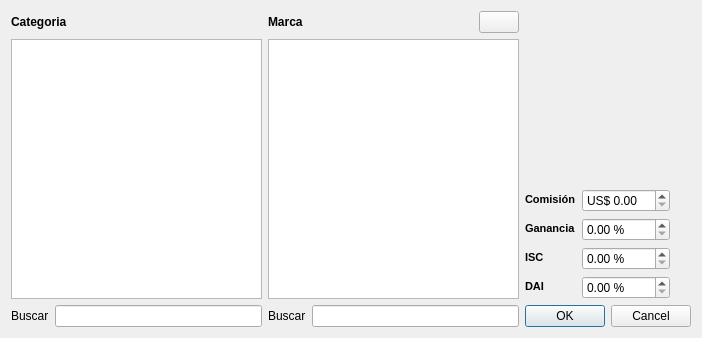
<?xml version="1.0" encoding="UTF-8"?>
<ui version="4.0">
 <class>frmArticlesNew</class>
 <widget class="QDialog" name="frmArticlesNew">
  <property name="geometry">
   <rect>
    <x>0</x>
    <y>0</y>
    <width>702</width>
    <height>338</height>
   </rect>
  </property>
  <property name="windowTitle">
   <string>Añadir Articulos</string>
  </property>
  <layout class="QGridLayout" name="gridLayout">
   <item row="0" column="0">
    <widget class="QLabel" name="label_5">
     <property name="sizePolicy">
      <sizepolicy hsizetype="Preferred" vsizetype="Fixed">
       <horstretch>0</horstretch>
       <verstretch>0</verstretch>
      </sizepolicy>
     </property>
     <property name="text">
      <string>&lt;b&gt;Categoria&lt;/b&gt;</string>
     </property>
    </widget>
   </item>
   <item row="0" column="1">
    <layout class="QHBoxLayout" name="horizontalLayout_3">
     <item>
      <widget class="QLabel" name="label_6">
       <property name="sizePolicy">
        <sizepolicy hsizetype="Preferred" vsizetype="Fixed">
         <horstretch>0</horstretch>
         <verstretch>0</verstretch>
        </sizepolicy>
       </property>
       <property name="text">
        <string>&lt;b&gt;Marca&lt;/b&gt;</string>
       </property>
      </widget>
     </item>
     <item>
      <widget class="QPushButton" name="btnAgregarMarca">
       <property name="sizePolicy">
        <sizepolicy hsizetype="Fixed" vsizetype="Fixed">
         <horstretch>0</horstretch>
         <verstretch>0</verstretch>
        </sizepolicy>
       </property>
       <property name="toolTip">
        <string>Agregar Marca</string>
       </property>
       <property name="text">
        <string/>
       </property>
       <property name="icon">
        <iconset resource="res.qrc">
         <normaloff>:/icons/res/list-add.png</normaloff>:/icons/res/list-add.png</iconset>
       </property>
      </widget>
     </item>
    </layout>
   </item>
   <item row="0" column="2" rowspan="2">
    <layout class="QFormLayout" name="formLayout">
     <property name="fieldGrowthPolicy">
      <enum>QFormLayout::ExpandingFieldsGrow</enum>
     </property>
     <item row="1" column="0">
      <widget class="QLabel" name="label">
       <property name="text">
        <string>&lt;!DOCTYPE HTML PUBLIC &quot;-//W3C//DTD HTML 4.0//EN&quot; &quot;http://www.w3.org/TR/REC-html40/strict.dtd&quot;&gt;
&lt;html&gt;&lt;head&gt;&lt;meta name=&quot;qrichtext&quot; content=&quot;1&quot; /&gt;&lt;style type=&quot;text/css&quot;&gt;
p, li { white-space: pre-wrap; }
&lt;/style&gt;&lt;/head&gt;&lt;body style=&quot; font-family:'Sans Serif'; font-size:10pt; font-weight:400; font-style:normal;&quot;&gt;
&lt;p style=&quot; margin-top:0px; margin-bottom:0px; margin-left:0px; margin-right:0px; -qt-block-indent:0; text-indent:0px;&quot;&gt;&lt;span style=&quot; font-family:'MS Shell Dlg 2'; font-size:8pt; font-weight:600;&quot;&gt;Comisión&lt;/span&gt;&lt;/p&gt;&lt;/body&gt;&lt;/html&gt;</string>
       </property>
      </widget>
     </item>
     <item row="3" column="0">
      <widget class="QLabel" name="label_3">
       <property name="sizePolicy">
        <sizepolicy hsizetype="Preferred" vsizetype="Preferred">
         <horstretch>0</horstretch>
         <verstretch>0</verstretch>
        </sizepolicy>
       </property>
       <property name="text">
        <string>&lt;!DOCTYPE HTML PUBLIC &quot;-//W3C//DTD HTML 4.0//EN&quot; &quot;http://www.w3.org/TR/REC-html40/strict.dtd&quot;&gt;
&lt;html&gt;&lt;head&gt;&lt;meta name=&quot;qrichtext&quot; content=&quot;1&quot; /&gt;&lt;style type=&quot;text/css&quot;&gt;
p, li { white-space: pre-wrap; }
&lt;/style&gt;&lt;/head&gt;&lt;body style=&quot; font-family:'Sans Serif'; font-size:10pt; font-weight:400; font-style:normal;&quot;&gt;
&lt;p style=&quot; margin-top:0px; margin-bottom:0px; margin-left:0px; margin-right:0px; -qt-block-indent:0; text-indent:0px;&quot;&gt;&lt;span style=&quot; font-family:'MS Shell Dlg 2'; font-size:8pt; font-weight:600;&quot;&gt;ISC&lt;/span&gt;&lt;/p&gt;&lt;/body&gt;&lt;/html&gt;</string>
       </property>
      </widget>
     </item>
     <item row="4" column="0">
      <widget class="QLabel" name="label_2">
       <property name="text">
        <string>&lt;!DOCTYPE HTML PUBLIC &quot;-//W3C//DTD HTML 4.0//EN&quot; &quot;http://www.w3.org/TR/REC-html40/strict.dtd&quot;&gt;
&lt;html&gt;&lt;head&gt;&lt;meta name=&quot;qrichtext&quot; content=&quot;1&quot; /&gt;&lt;style type=&quot;text/css&quot;&gt;
p, li { white-space: pre-wrap; }
&lt;/style&gt;&lt;/head&gt;&lt;body style=&quot; font-family:'Sans Serif'; font-size:10pt; font-weight:400; font-style:normal;&quot;&gt;
&lt;p style=&quot; margin-top:0px; margin-bottom:0px; margin-left:0px; margin-right:0px; -qt-block-indent:0; text-indent:0px;&quot;&gt;&lt;span style=&quot; font-family:'MS Shell Dlg 2'; font-size:8pt; font-weight:600;&quot;&gt;DAI&lt;/span&gt;&lt;/p&gt;&lt;/body&gt;&lt;/html&gt;</string>
       </property>
      </widget>
     </item>
     <item row="0" column="0" colspan="2">
      <spacer name="verticalSpacer">
       <property name="orientation">
        <enum>Qt::Vertical</enum>
       </property>
       <property name="sizeHint" stdset="0">
        <size>
         <width>20</width>
         <height>40</height>
        </size>
       </property>
      </spacer>
     </item>
     <item row="2" column="0">
      <widget class="QLabel" name="label_4">
       <property name="text">
        <string>&lt;!DOCTYPE HTML PUBLIC &quot;-//W3C//DTD HTML 4.0//EN&quot; &quot;http://www.w3.org/TR/REC-html40/strict.dtd&quot;&gt;
&lt;html&gt;&lt;head&gt;&lt;meta name=&quot;qrichtext&quot; content=&quot;1&quot; /&gt;&lt;style type=&quot;text/css&quot;&gt;
p, li { white-space: pre-wrap; }
&lt;/style&gt;&lt;/head&gt;&lt;body style=&quot; font-family:'Sans Serif'; font-size:10pt; font-weight:400; font-style:normal;&quot;&gt;
&lt;p style=&quot; margin-top:0px; margin-bottom:0px; margin-left:0px; margin-right:0px; -qt-block-indent:0; text-indent:0px;&quot;&gt;&lt;span style=&quot; font-family:'MS Shell Dlg 2'; font-size:8pt; font-weight:600;&quot;&gt;Ganancia&lt;/span&gt;&lt;/p&gt;&lt;/body&gt;&lt;/html&gt;</string>
       </property>
      </widget>
     </item>
     <item row="1" column="1">
      <widget class="QDoubleSpinBox" name="sbComission">
       <property name="minimumSize">
        <size>
         <width>88</width>
         <height>0</height>
        </size>
       </property>
       <property name="prefix">
        <string>US$ </string>
       </property>
      </widget>
     </item>
     <item row="2" column="1">
      <widget class="QDoubleSpinBox" name="sbProfit">
       <property name="minimumSize">
        <size>
         <width>88</width>
         <height>0</height>
        </size>
       </property>
       <property name="suffix">
        <string> %</string>
       </property>
      </widget>
     </item>
     <item row="3" column="1">
      <widget class="QDoubleSpinBox" name="sbISC">
       <property name="minimumSize">
        <size>
         <width>88</width>
         <height>0</height>
        </size>
       </property>
       <property name="suffix">
        <string> %</string>
       </property>
      </widget>
     </item>
     <item row="4" column="1">
      <widget class="QDoubleSpinBox" name="sbDAI">
       <property name="minimumSize">
        <size>
         <width>88</width>
         <height>0</height>
        </size>
       </property>
       <property name="suffix">
        <string> %</string>
       </property>
      </widget>
     </item>
    </layout>
   </item>
   <item row="1" column="0">
    <widget class="QTreeView" name="categoriesview">
     <property name="sizePolicy">
      <sizepolicy hsizetype="Expanding" vsizetype="Expanding">
       <horstretch>1</horstretch>
       <verstretch>0</verstretch>
      </sizepolicy>
     </property>
     <property name="editTriggers">
      <set>QAbstractItemView::NoEditTriggers</set>
     </property>
     <property name="alternatingRowColors">
      <bool>true</bool>
     </property>
     <property name="selectionBehavior">
      <enum>QAbstractItemView::SelectItems</enum>
     </property>
    </widget>
   </item>
   <item row="1" column="1">
    <widget class="QListView" name="brandsview">
     <property name="sizePolicy">
      <sizepolicy hsizetype="Expanding" vsizetype="Expanding">
       <horstretch>1</horstretch>
       <verstretch>0</verstretch>
      </sizepolicy>
     </property>
     <property name="editTriggers">
      <set>QAbstractItemView::NoEditTriggers</set>
     </property>
     <property name="alternatingRowColors">
      <bool>true</bool>
     </property>
    </widget>
   </item>
   <item row="2" column="0">
    <layout class="QHBoxLayout" name="horizontalLayout">
     <item>
      <widget class="QLabel" name="label_7">
       <property name="text">
        <string>Buscar</string>
       </property>
       <property name="buddy">
        <cstring>txtCategorySearch</cstring>
       </property>
      </widget>
     </item>
     <item>
      <widget class="QLineEdit" name="txtCategorySearch"/>
     </item>
    </layout>
   </item>
   <item row="2" column="1">
    <layout class="QHBoxLayout" name="horizontalLayout_2">
     <item>
      <widget class="QLabel" name="label_8">
       <property name="text">
        <string>Buscar</string>
       </property>
       <property name="buddy">
        <cstring>txtBrandSearch</cstring>
       </property>
      </widget>
     </item>
     <item>
      <widget class="QLineEdit" name="txtBrandSearch"/>
     </item>
    </layout>
   </item>
   <item row="2" column="2">
    <widget class="QDialogButtonBox" name="buttonBox">
     <property name="standardButtons">
      <set>QDialogButtonBox::Cancel|QDialogButtonBox::Ok</set>
     </property>
    </widget>
   </item>
  </layout>
 </widget>
 <tabstops>
  <tabstop>categoriesview</tabstop>
  <tabstop>brandsview</tabstop>
  <tabstop>btnAgregarMarca</tabstop>
  <tabstop>txtCategorySearch</tabstop>
  <tabstop>txtBrandSearch</tabstop>
  <tabstop>buttonBox</tabstop>
 </tabstops>
 <resources>
  <include location="res.qrc"/>
 </resources>
 <connections/>
</ui>
